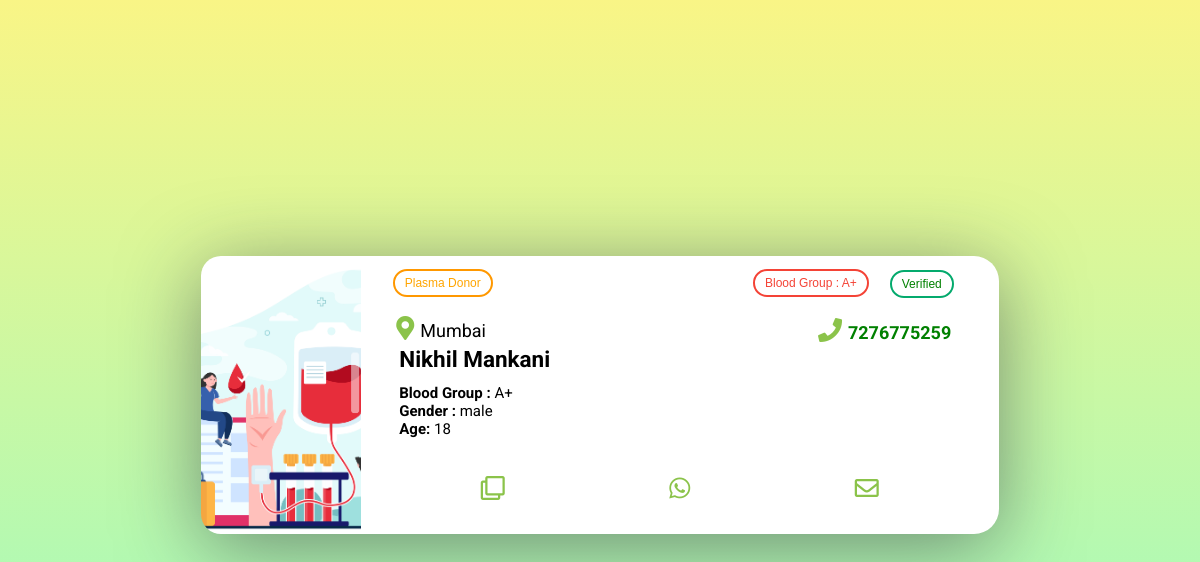
/leads/plasmaleads, run on an earlier commit of the app's database.
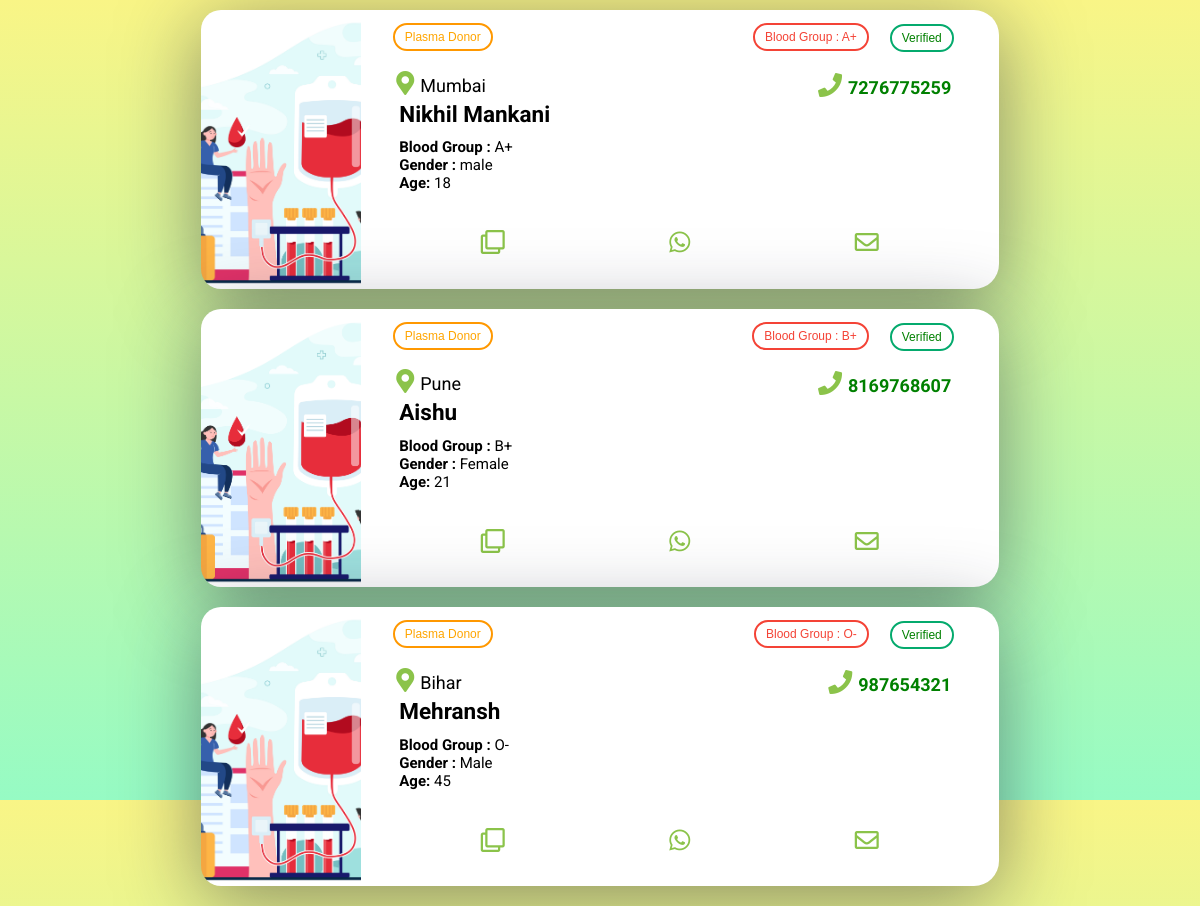
And on a later commit of the database.
### srotApp/models.py (models this page shows, shortened)
class Plasma(models.Model):
    plasma_donor_name = models.CharField(max_length=100)
    plasma_donor_email = models.CharField(max_length=100)
    plasma_donor_contact = models.CharField(max_length=100)
    plasma_donor_city= models.CharField(max_length=100)
    plasma_donor_bloodgroup = models.CharField(max_length=100)
    plasma_donor_age = models.IntegerField()
    plasma_donor_gender = models.CharField(max_length=100)
    plasma_donor_confirm = models.CharField(max_length=100)

### srotApp/views.py (the view)
# urls.py: path('leads/plasmaleads',views.plasmaleads,name="plasmaleads"),
def plasmaleads(request):
    all_plasma = Plasma.objects.all()
    context = {'plasmas':all_plasma}
    return render(request,'leads/plasmaleads.html', context)

### srotApp/templates/leads/plasmaleads.html (shortened to what this page needs)
<!DOCTYPE html>
<html>
<head>
    <link rel="stylesheet" href="https://use.fontawesome.com/releases/v5.8.2/css/all.css"
>
    <link rel="stylesheet" href="/media/css/cards.css">
</head>
<body>
    <div>
        {% for plasma in plasmas %}
        <div class="card">
            <div class="card-text">
                <div class="portada" style="background-image: url('/media/images/leads/plasma.jpg');">
                </div>
                <div class="title-total">
                    <br>
                    <div class="service-type"><button class="btn warning">Plasma Donor</button></div>
                    <div class="service"><button class="btn danger">Blood Group : {{ plasma.plasma_donor_bloodgroup }}</button>
                    </div>
                    <div class="verified"><button class="btn success">Verified</button></div>
                    <div class="contact"><button><i class="fas fa-phone"></i></button>{{ plasma.plasma_donor_contact }}
                    </div>
                    <div class="location"><button><i class="fas fa-map-marker-alt"></i></button>{{ plasma.plasma_donor_city }}</div>
                    <h2>{{ plasma.plasma_donor_name }}</h2>
                    <div class="desc"><b>Blood Group :</b> {{ plasma.plasma_donor_bloodgroup}}
                    <br><b>Gender :</b> {{ plasma.plasma_donor_gender}}
                    <br>
                    <b>Age:</b> {{ plasma.plasma_donor_age }}
                    </div>
                    <div class="actions">
                        <button><i class="far fa-clone"></i></button>
                        <button><i class="fab fa-whatsapp"></i></button>
                        <button><i class="far fa-envelope"></i></button>
                    </div>
                </div>
            </div>
        </div>
        {% endfor %}
    </div>
</body>
</html>

### media/css/cards.css (style rules this page uses)
body { font-family: Roboto, sans-serif; margin: 0; height: 100vh; display: grid; align-items: center; justify-items: center; background-image: linear-gradient(to top, #96fbc4 0%, #f9f586 100%); }
.card { background: #fff; border-radius: 4px; box-shadow: 0px 14px 80px rgba(34, 35, 58, 0.5); max-width: 800px; display: flex; flex-direction: row; border-radius: 25px; position: relative; margin-top: 10px !important; margin-bottom: 20px !important; }
.card h2 { margin-top: -30px; padding: 0 1rem; }
.card .contact { padding: 1rem; text-align: right; color: green; font-weight: bold; font-size: 18px; margin-top: -20px; margin-right: 9px; }
.card .location { padding: 2rem; text-align: left; font-size: 18px; margin-top: -80px; margin-left: -25px; }
.card .service { padding: inherit; text-align: right; font-weight: bold; font-size: 18px; margin-top: -87px; margin-right: 100px; }
.card .service-type { padding: inherit; text-align: left; font-weight: bold; font-size: 18px; margin-top: -80px; margin-right: 20px; margin-left: -13px; margin-bottom: -5px; }
.card .verified { padding: inherit; text-align: right; font-weight: bold; font-size: 18px; margin-top: -87px; }
.card .desc { padding: 0.5rem 1rem; font-size: 15px; margin-right: 161px; margin-top: -15px; margin-bottom: 20px; }
.card .actions { display: grid; grid-template-columns: repeat(3, 1fr); align-items: center; padding: 0.5rem 1rem; }
.card-text { display: grid; grid-template-columns: 0.5fr 2fr; }
.title-total { padding: 2.5em 1.5em 1.5em 1.5em; font-size: 15px; }
.portada { width: 100%; height: 100%; border-top-left-radius: 20px; border-bottom-left-radius: 20px; background-position: bottom center; background-size: cover; }
button { border: none; background: none; font-size: 24px; color: #8bc34a; cursor: pointer; transition: 0.5s; }
.btn { border: 2px solid black; background-color: white; color: black; padding: 5px 10px; font-size: 12px; cursor: pointer; border-radius:25px; }
.success { border-color: #04AA6D; color: green; }
.danger { border-color: #f44336; color: #f44336; margin-top: -100px; margin-right: -15px; }
.warning { border-color: #ff9800; color: orange; }
.desc { min-width: 400px; }

What changed in the data, as far as the page shows it:
added Plasma: plasma_donor_bloodgroup "B+", plasma_donor_contact "8169768607", plasma_donor_city "Pune", plasma_donor_name "Aishu", plasma_donor_gender "Female", plasma_donor_age "21"
added Plasma: plasma_donor_bloodgroup "O-", plasma_donor_contact "987654321", plasma_donor_city "Bihar", plasma_donor_name "Mehransh", plasma_donor_gender "Male", plasma_donor_age "45"
